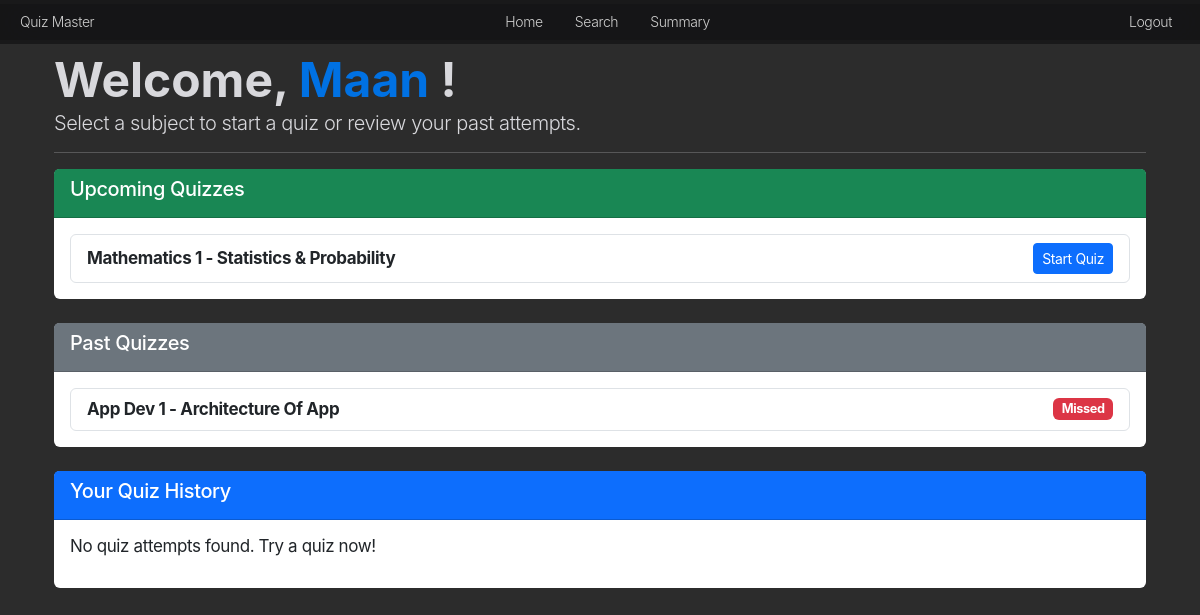
The page /user/dashboard (signed in) on the database its author committed.
### models.py (models this page shows, shortened)
class User(UserMixin, db.Model):
    id = db.Column(db.Integer, primary_key=True)
    email = db.Column(db.String(100), unique=True, nullable=False)
    password = db.Column(db.String(255), nullable=False)
    full_name = db.Column(db.String(100), nullable=False)
    qualification = db.Column(db.String(100))
    dob = db.Column(db.Date)
    is_admin = db.Column(db.Boolean, default=False)

class Quiz(db.Model):
    id = db.Column(db.Integer, primary_key=True)
    chapter_id = db.Column(db.Integer, db.ForeignKey('chapter.id'), nullable=False)
    date_of_quiz = db.Column(db.Date, nullable=False, default=datetime.utcnow)
    time_duration = db.Column(db.String(5), nullable=False)  # Format HH:MM
    remarks = db.Column(db.Text, nullable=True)
    chapter = db.relationship('Chapter', backref=db.backref('quizzes', lazy=True))

class Subject(db.Model):
    id = db.Column(db.Integer, primary_key=True)
    name = db.Column(db.String(100), unique=True, nullable=False)
    description = db.Column(db.Text, nullable=True)

class Chapter(db.Model):
    id = db.Column(db.Integer, primary_key=True)
    name = db.Column(db.String(100), nullable=False)
    description = db.Column(db.Text, nullable=True)
    subject_id = db.Column(db.Integer, db.ForeignKey('subject.id'), nullable=False)
    subject = db.relationship('Subject', backref=db.backref('chapters', lazy=True))

### routes.py (the view)
@main.route('/user/dashboard')
@login_required
def user_dashboard():
    if session.get('user_role') != 'user':
        flash("Access denied.", "danger")
        return redirect(url_for('main.home'))
    current_user = get_current_user()
    quizzes = Quiz.query.all()
    current_date = date.today()
    scores = Score.query.filter_by(user_id=session['user_id']).all()
    attempted_quiz_ids = {score.quiz_id for score in scores}
    upcoming_quizzes = [
        quiz for quiz in quizzes if quiz.date_of_quiz >= current_date and quiz.id not in attempted_quiz_ids
    ]
    user_attempts = {score.quiz_id: score.timestamp for score in Score.query.filter_by(user_id=session['user_id']).all()}
    past_quizzes = [
        {
            "quiz": quiz,
            "attempted": quiz.id in attempted_quiz_ids,
            "timestamp": user_attempts.get(quiz.id)
        }
        for quiz in quizzes if quiz.date_of_quiz < current_date or quiz.id in user_attempts
    ]
    return render_template('user_dashboard.html',
                           quizzes=quizzes,
                           scores=scores,
                           upcoming_quizzes=upcoming_quizzes,
                           past_quizzes=past_quizzes,
                           current_user=current_user,
                           current_date=current_date)

### routes.py (called while the page is built)
def login_required(f):
    @wraps(f)
    def decorated_function(*args, **kwargs):
        if 'user_id' not in session:
            flash("Please log in to access this page.", "danger")
            return redirect(url_for('auth.login'))
        return f(*args, **kwargs)
    return decorated_function

def get_current_user():
    if 'user_id' in session:
        return User.query.get(session['user_id'])
    return None

### templates/user_dashboard.html (shortened to what this page needs)
{% extends "base.html" %}
{% block content %}
<div class="container">
    <h2 class="mt-4">
        Welcome,
        <span style="color: var(--blue);">{{current_user.full_name}}</span> !
    </h2>
    <p class="lead">Select a subject to start a quiz or review your past attempts.</p>
    <hr>
    <div class="card mb-4">
        <div class="card-header bg-success text-white">
            <h5>Upcoming Quizzes</h5>
        </div>
        <div class="card-body">
            {% if upcoming_quizzes %}
                <ul class="list-group">
                    {% for quiz in upcoming_quizzes %}
                        <li class="list-group-item d-flex justify-content-between align-items-center">
                            <strong>{{ quiz.chapter.subject.name }} - {{ quiz.chapter.name }}</strong>
                            {% if quiz.date_of_quiz == current_date %}
                                <a href="{{ url_for('main.start_quiz', quiz_id=quiz.id) }}" class="btn btn-primary btn-sm">Start Quiz</a>
                            {% else %}
                                <span class="badge bg-warning text-dark">Available on {{ quiz.date_of_quiz }}</span>
                            {% endif %}
                        </li>
                    {% endfor %}
                </ul>
            {% else %}
                <p>No upcoming quizzes.</p>
            {% endif %}
        </div>
    </div>
    <div class="card mb-4">
        <div class="card-header bg-secondary text-white">
            <h5>Past Quizzes</h5>
        </div>
        <div class="card-body">
            {% if past_quizzes %}
                <ul class="list-group">
                    {% for entry in past_quizzes %}
                        <li class="list-group-item d-flex justify-content-between align-items-center">
                            <strong>{{ entry.quiz.chapter.subject.name }} - {{ entry.quiz.chapter.name }}</strong>
                            {% if entry.attempted %}
                                <span class="badge bg-success">Attempted on {{ entry.timestamp.strftime('%Y-%m-%d') }}</span>
                            {% else %}
                                <span class="badge bg-danger">Missed</span>
                            {% endif %}
                        </li>
                    {% endfor %}
                </ul>
            {% else %}
                <p>No past quizzes.</p>
            {% endif %}
        </div>
    </div>
    <div class="card mb-4">
        <div class="card-header bg-primary text-white">
            <h5>Your Quiz History</h5>
        </div>
        <div class="card-body">
            {% if scores %}
                <table class="table table-bordered">
                    <thead>
                        <tr>
                            <th>Subject</th>
                            <th>Chapter</th>
                            <th>Score</th>
                            <th>Attempt Date</th>
                        </tr>
                    </thead>
                    <tbody>
                        {% for score in scores %}
                            <tr>
                                {% if score.quiz and score.quiz.chapter and score.quiz.chapter.subject %}
                                    <td>{{ score.quiz.chapter.subject.name }}</td>
                                    <td>{{ score.quiz.chapter.name }}</td>
                                    <td>{{ score.total_scored }}%</td>
                                    <td>{{ score.timestamp.strftime('%Y-%m-%d %H:%M') }}</td>
                                {% else %}
                                    Deleted Quiz
                                {% endif %}
                            </tr>
                        {% endfor %}
                    </tbody>
                </table>
            {% else %}
                <p>No quiz attempts found. Try a quiz now!</p>
            {% endif %}
        </div>
    </div>
</div>
{% endblock %}

### static/style.css (style rules this page uses)
:root { --nav-bg: rgb(22,22,23,0.8); --white: #f5f5f7; --bg: #f5f5f8; --dark-bg: #2c2c2c; --dark-box: #1c1c1c; --beinge-white: rgb(216,216,220); --gray: rgb(99,99,102) ; --blue: #0071e3; --orange: #bf4800; --red: rgb(215,0,21); --success: rgb(48,219,91); --yellow: rgb(255,214,10); --nav-color: rgba(255, 255, 255, .8); --nav-color-secondary: #E8E8ED; --nav-color-hover: #FFFFFF; --main-white: #ffffff; }
body { background-color: var(--dark-bg); font-size: 17px; line-height: 1.47059; font-weight: 400; letter-spacing: -0.022em; font-family: "SF Pro Text", "SF Pro Icons", "AOS Icons", "Helvetica Neue", Helvetica, Arial, sans-serif; color: var(--beinge-white); font-style: normal; overflow: hidden; overflow-y: auto; }
.container { margin-top: 56px; }
.card { border: none; }
h2 { font-size: 48px; line-height: 1; font-weight: 700; letter-spacing: -0.00043em; }
p { font-size: 17px; line-height: 1.17648; font-weight: 400; letter-spacing: -.022em; }

### rows shown on the page
User: full_name "Maan"
Quiz: chapter.subject.name "Mathematics 1", chapter.name "Statistics & Probability"
Subject: quiz.chapter.subject.name "App Dev 1"
Chapter: quiz.chapter.name "Architecture Of App"
